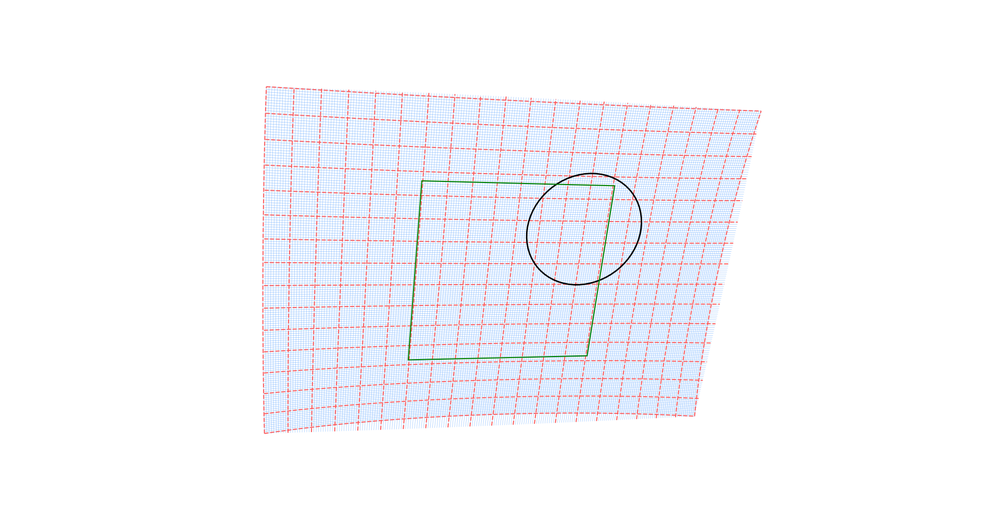
#> input picture primitives/src/primitives/curved_grid.png, 1000 x 515 px, shrunk from 1920 x 988 before the run
$ python fqc.py ../primitives/curved_grid.png   (older library calls are emulated)
#> lines starting #> are read from the running program, lines starting #| are printed output that depends on the picture
"""
fqc.py
----------------

Complete forensic evaluation suite for distinguishing synthetic images
from real laboratory photos or scans using reference-free methods.

Focus:
  - No metadata or RAW processing
  - Works on:
        - file path (PNG or JPEG)
        - OpenCV BGR ndarray
  - Provides:
        - noise residual & PRNU-like metrics
        - per-channel noise statistics
        - noise spectral slope (1/f^beta)
        - FFT radial / angular energy profiles
        - JPEG block grid detection for any input
        - patch-based variance + kurtosis maps
        - edge profile consistency metrics
        - row/column banding detection
        - color correlation statistics
        - local self-consistency tests

Dependencies:
    numpy
    opencv-python
    scipy
    scikit-image

All output is returned as a Python dict.
"""

from __future__ import annotations

import os
import cv2
import numpy as np
from typing import Optional, Dict, Any, Tuple

from scipy.signal import convolve2d
from scipy.ndimage import gaussian_filter
from scipy.fft import fft2, fftshift
from skimage.filters import sobel, scharr, laplace
from skimage.util import view_as_blocks, img_as_float
from skimage.restoration import estimate_sigma


# ---------------------------------------------------------------------------
# Utility
# ---------------------------------------------------------------------------

def _load_image(img_input: Any) -> np.ndarray:
    """
    Accepts:
        - path to file (jpg/png)
        - OpenCV ndarray (BGR)
    Returns:
        float32 RGB in [0,1]
    """
#> called with img_input = '../primitives/curved_grid.png'
    if isinstance(img_input, str):
        if not os.path.exists(img_input):
            raise FileNotFoundError(img_input)
        img = cv2.imread(img_input, cv2.IMREAD_COLOR)
#> img is the input picture: shape (515, 1000, 3); mean B, G, R 250.8, 246.6, 245.9
        if img is None:
            raise ValueError(f"Failed to load image: {img_input}")
    else:
        # assume OpenCV BGR ndarray
        img = img_input

    img = cv2.cvtColor(img, cv2.COLOR_BGR2RGB)
    return img_as_float(img.astype(np.float32))


# ---------------------------------------------------------------------------
# A. Noise Residual / PRNU-like analysis
# ---------------------------------------------------------------------------

def analyze_noise_residual(img: np.ndarray) -> Dict[str, Any]:
    """
    Extracts a denoised baseline and computes noise residual.
    Provides PRNU-like metrics: correlation, RMS, energy spectrum.
    """
    gray = cv2.cvtColor((img * 255).astype(np.uint8), cv2.COLOR_RGB2GRAY)
    gray_f = img_as_float(gray)

    # Baseline denoising (acts like crude wavelet denoise)
    denoised = gaussian_filter(gray_f, sigma=1.0)
    residual = gray_f - denoised
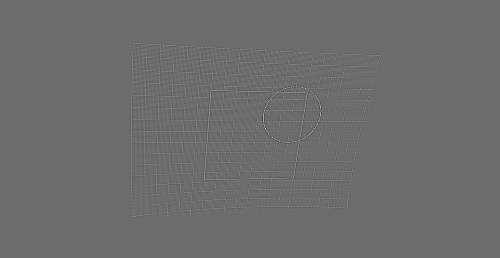
#> residual: shape (515, 1000) float64 (shown at 1/2 size); min -0.466, max 0.626, mean -2.58e-18; drawn with min black and max white

    rms = float(np.sqrt(np.mean(residual**2)))
#> rms = 0.0367

    # Correlation of residual with itself shifted (quick PRNU proxy)
    shifted = np.roll(residual, 1, axis=1)
    prnu_corr = float(np.corrcoef(residual.flatten(), shifted.flatten())[0, 1])
#> prnu_corr = 0.138

    # Spectral slope estimation
    R = fftshift(fft2(residual))
    mag = np.abs(R)
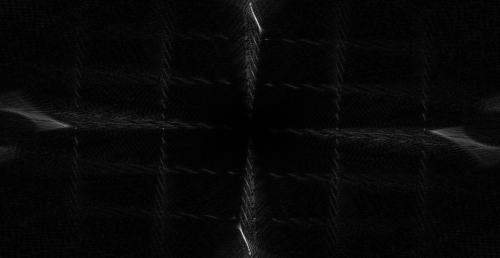
#> mag: shape (515, 1000) float64 (shown at 1/2 size); min 1.33e-12, max 541.4, mean 16.7; drawn with min black and max white

    h, w = mag.shape
    cy, cx = h // 2, w // 2
    yy, xx = np.indices(mag.shape)
    r = np.sqrt((yy - cy)**2 + (xx - cx)**2)

    radial_profile = []
    for radius in range(1, min(cy, cx)):
        mask = (r >= radius) & (r < radius + 1)
        radial_profile.append(np.mean(mag[mask]))
#> after the loop, radial_profile = 256 values, max 23.08 at index 179, min 0.356 at index 1, mean 14.24
    radial_profile = np.array(radial_profile)

    return {
        "rms_noise": rms,
        "prnu_corr": prnu_corr,
        "noise_residual": residual,
        "fft_radial_profile": radial_profile,
    }


# ---------------------------------------------------------------------------
# B. JPEG grid artifact analysis
# ---------------------------------------------------------------------------

def analyze_jpeg_artifacts(img: np.ndarray) -> Dict[str, Any]:
    """
    Robust JPEG-grid artifact detection.
    Works even when image dims are not divisible by 8.
    Pads reflectively so view_as_blocks() always works.
    """
    gray = cv2.cvtColor((img * 255).astype(np.uint8), cv2.COLOR_RGB2GRAY)
    h, w = gray.shape

    # Need at least 16x16 to say anything useful
    if h < 16 or w < 16:
        return {
            "jpeg_blockiness": None,
            "block_var_map": None,
            "note": "image too small for JPEG artifact analysis",
        }

    # Padding to nearest multiple of 8
    pad_h = (8 - h % 8) if (h % 8) else 0
    pad_w = (8 - w % 8) if (w % 8) else 0

    if pad_h or pad_w:
        gray_padded = np.pad(
            gray,
            ((0, pad_h), (0, pad_w)),
            mode="reflect"
        )
    else:
        gray_padded = gray

    # Now safe for block slicing
    blocks = view_as_blocks(gray_padded, block_shape=(8, 8))
    variances = np.var(blocks, axis=(2, 3))
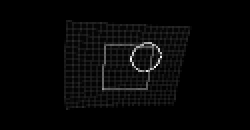
#> variances: shape (65, 125) float64 (shown 2 times larger); min 0, max 6084, mean 158.1; drawn with min black and max white

    # Differences across block grid lines
    vert_diff = np.mean(np.abs(np.diff(variances, axis=1)))
#> vert_diff = 125
    horiz_diff = np.mean(np.abs(np.diff(variances, axis=0)))
#> horiz_diff = 132.8
    blockiness = float(vert_diff + horiz_diff)
#> blockiness = 257.8

    return {
        "jpeg_blockiness": blockiness,
        "block_var_map": variances,
        "note": f"padded h={pad_h}, w={pad_w}" if (pad_h or pad_w) else "no padding",
    }


# ---------------------------------------------------------------------------
# C. FFT-based structural analysis
# ---------------------------------------------------------------------------

def analyze_fft_structure(img: np.ndarray) -> Dict[str, Any]:
    """
    Full-image FFT: radial + angular profiles.
    Good for detecting synthetic smoothness, missing high-frequency content,
    or unnatural symmetry.
    """
    gray = cv2.cvtColor((img * 255).astype(np.uint8), cv2.COLOR_RGB2GRAY)
    F = fftshift(fft2(gray))
    mag = np.abs(F)

    # Radial profile (already computed similarly above)
    h, w = mag.shape
    cy, cx = h // 2, w // 2
    yy, xx = np.indices(mag.shape)
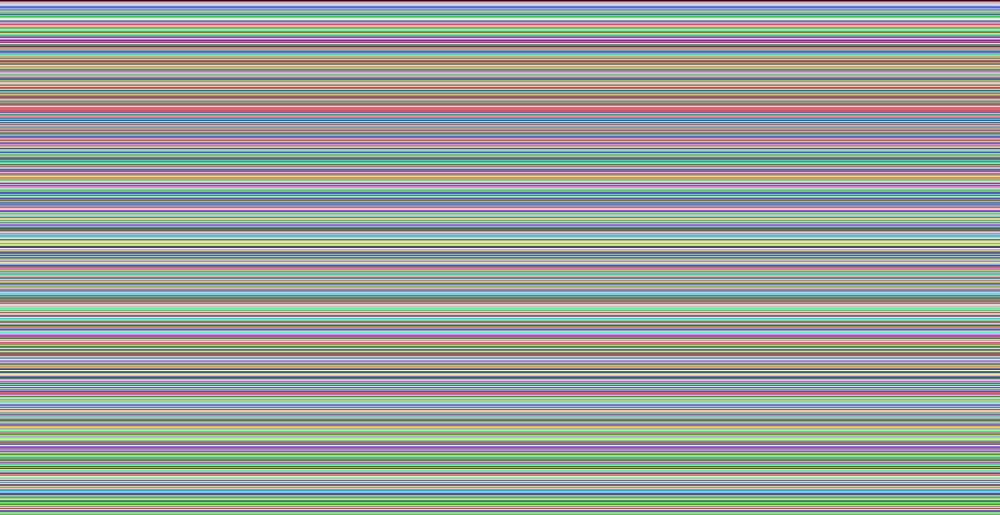
#> yy: shape (515, 1000) int64; 515 distinct labels, from 0 to 514; one colour per label, 0 black
    r = np.sqrt((yy - cy)**2 + (xx - cx)**2).astype(np.int32)
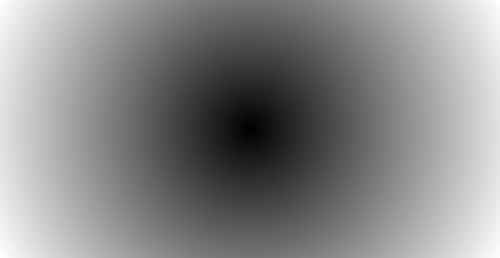
#> r: shape (515, 1000) int32 (shown at 1/2 size); min 0, max 562, mean 298.4; drawn with min black and max white
    radial = np.bincount(r.ravel(), mag.ravel())[:min(cy, cx)]
#> radial = 257 values, max 15015903.1 at index 1, min 2273216.8 at index 19, mean 6632644.9

    # Angular profile (0-360 degrees)
    theta = np.degrees(np.arctan2(yy - cy, xx - cx))
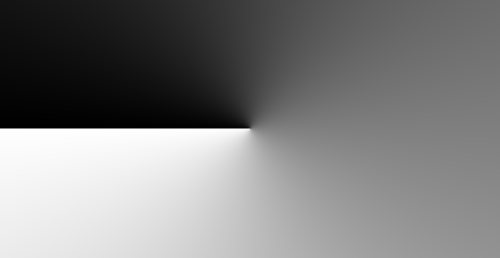
#> theta: shape (515, 1000) float64 (shown at 1/2 size); min -179.9, max 180, mean 0.2; drawn with min black and max white
    theta_idx = ((theta + 360) % 360).astype(np.int32)
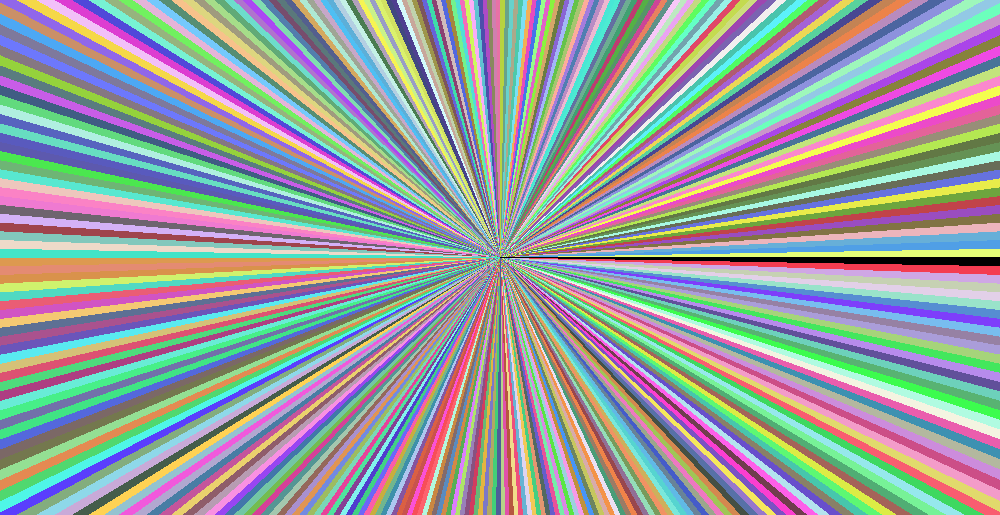
#> theta_idx: shape (515, 1000) int32; 360 distinct labels, from 0 to 359; one colour per label, 0 black
    angular = np.bincount(theta_idx.ravel(), mag.ravel())
#> angular = 360 values, max 51698358.9 at index 0, min 2265332.5 at index 287, mean 8344068.8
#> (the rest of the program and of its run is left out)
